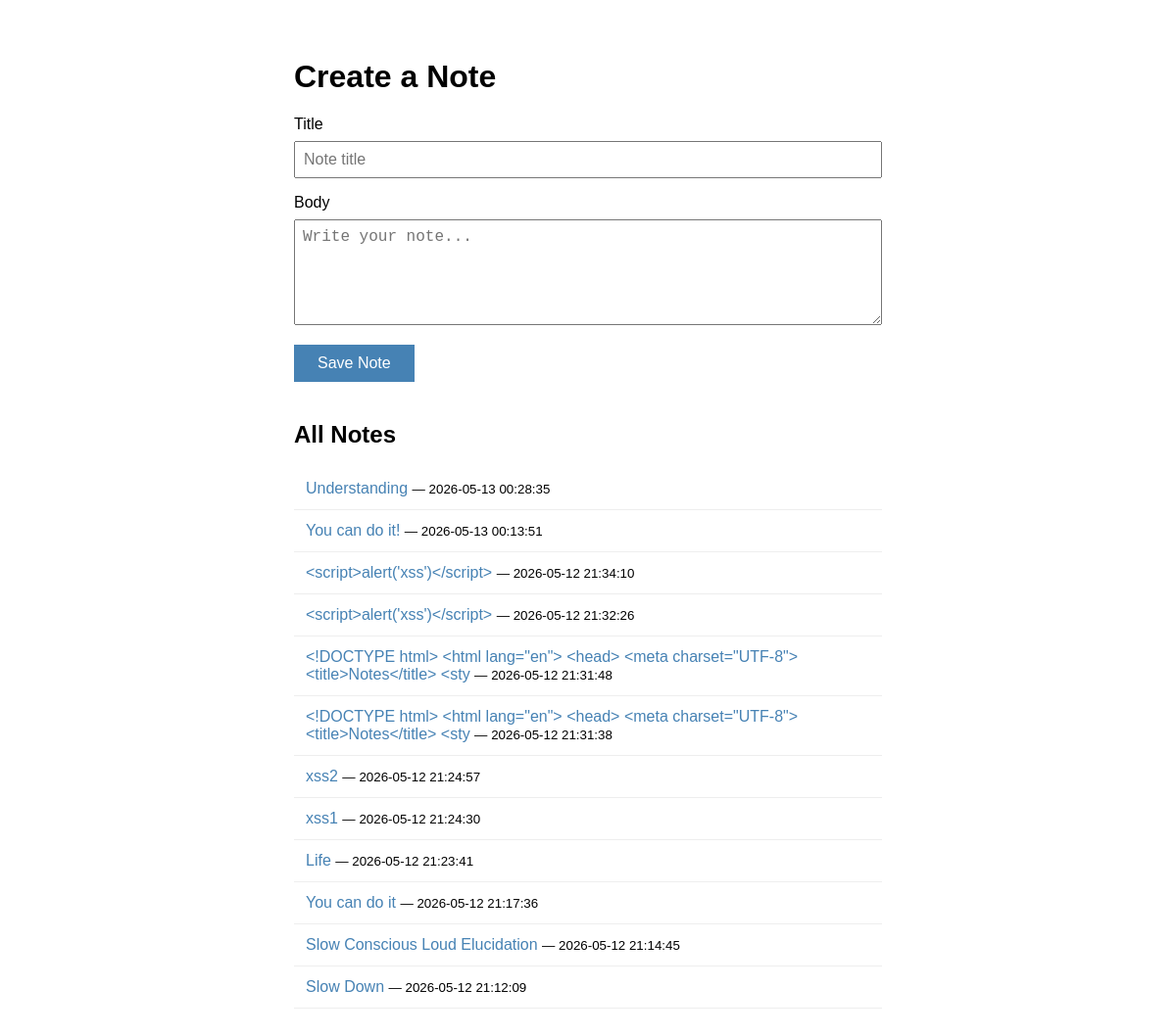
Before: / with the older database file.
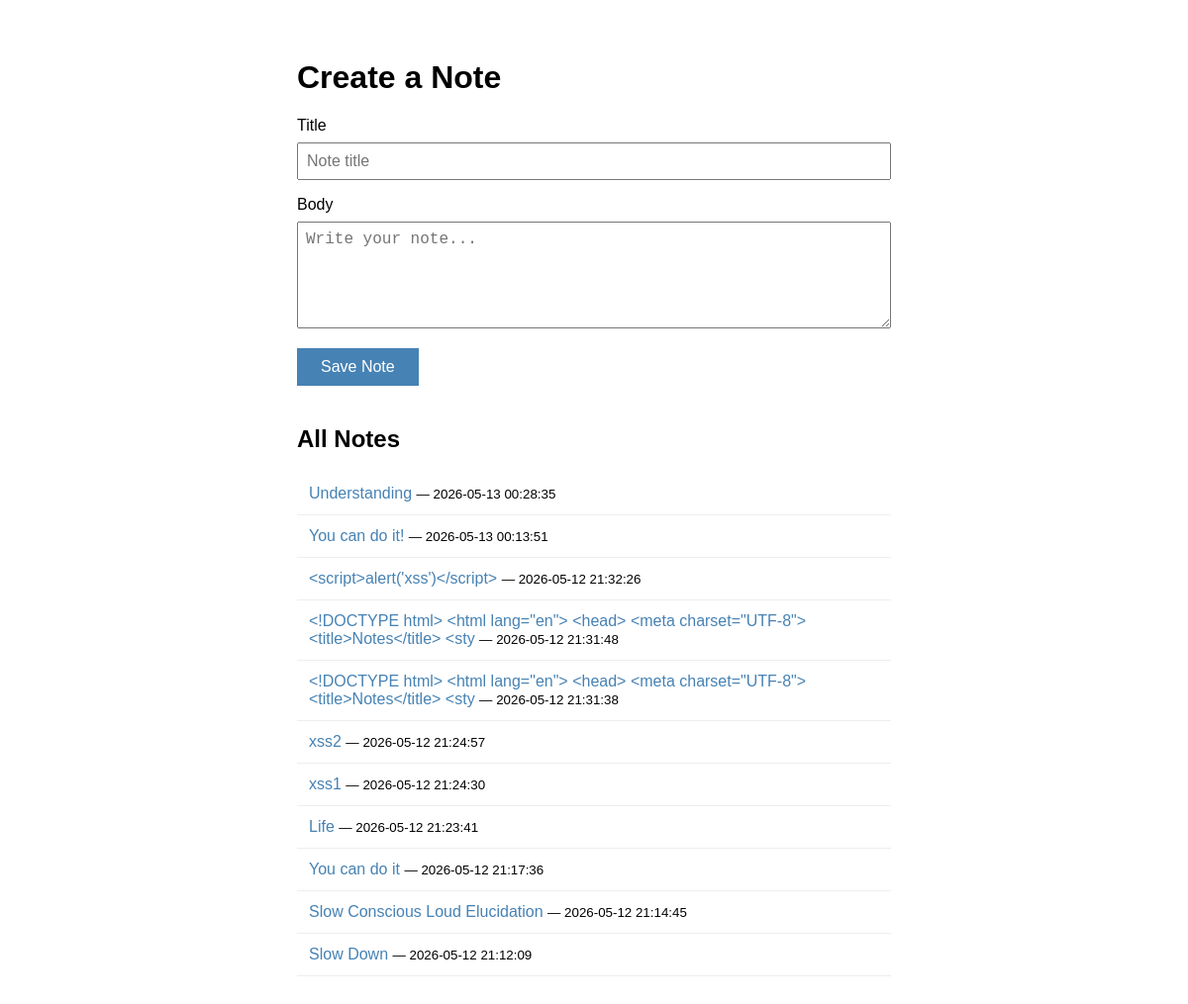
After: the same page with the newer database file.
### tables this page shows
CREATE TABLE notes (
    id         INTEGER PRIMARY KEY AUTOINCREMENT,
    short_id   TEXT    NOT NULL UNIQUE,
    title      TEXT    NOT NULL,
    body       TEXT    NOT NULL,
    created_at TEXT    NOT NULL DEFAULT (datetime('now'))
);

### app.py (the view)
@app.route("/")
def home():
    notes = get_all_notes()
    logger.debug(f"home: loaded {len(notes)} notes")
    return render_template("home.html", notes=notes)

### app.py (called while the page is built)
@app.before_request
def before_request():
    g.start_time = time.time()
    logger.info(f"→ {request.method} {request.path}  from {request.remote_addr}")

@app.after_request
def after_request(response):
    duration_ms = (time.time() - g.start_time) * 1000
    logger.info(f"← {response.status_code}  {duration_ms:.1f}ms")
    return response

### database.py (called while the page is built)
def get_connection():
    conn = sqlite3.connect(DB_PATH)
    conn.row_factory = sqlite3.Row
    return conn

def get_all_notes():
    conn   = get_connection()
    cursor = conn.cursor()
    cursor.execute("SELECT * FROM notes ORDER BY created_at DESC")
    rows = cursor.fetchall()
    conn.close()
    return rows

### templates/home.html (shortened to what this page needs)
<!DOCTYPE html>
<html lang="en">
<head>
</head>
<body>
    <h1>Create a Note</h1>
    <form id="note-form">
        <label>Title</label>
        <input type="text" id="title" name="title"
               placeholder="Note title" maxlength="100">
        <label>Body</label>
        <textarea id="body" name="body"
                  rows="5" placeholder="Write your note..."></textarea>
        <button type="submit" id="submit-btn">Save Note</button>
    </form>
    <div class="note-list">
        <h2>All Notes</h2>
        <div id="notes-container">
            {% if notes %}
                {% for note in notes %}
                <div class="note-item">
                    <a href="/note/{{ note['short_id'] }}">{{ note['title'] }}</a>
                    <small> — {{ note['created_at'] }}</small>
                </div>
                {% endfor %}
            {% else %}
                <p id="empty-msg">No notes yet.</p>
            {% endif %}
        </div>
    </div>
</body>
</html>

Changed rows visible on the page:
removed notes: title "<script>alert('xss')</script>", created_at "2026-05-12 21:34:10"
